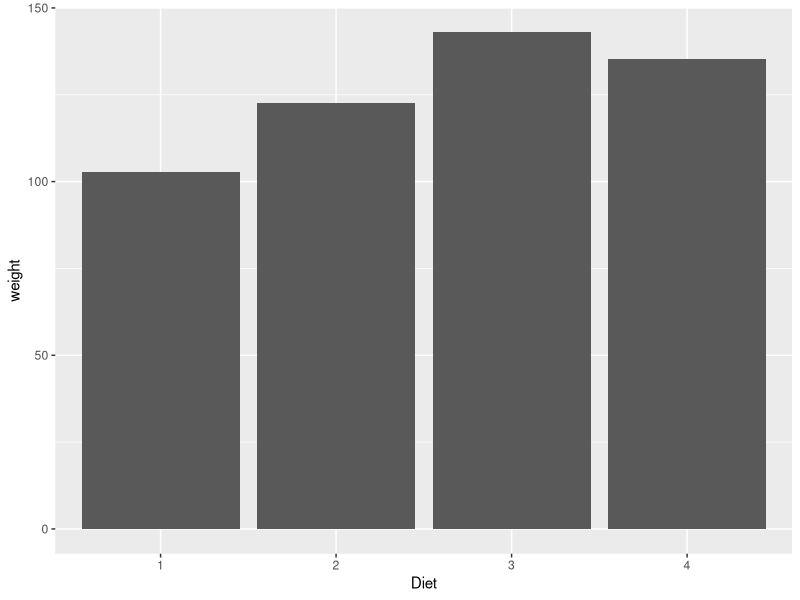

The R source for this figure:
## ---- chunk 1
knitr::opts_chunk$set(echo = TRUE)

library(ggplot2)
library(dplyr)
library(tidyverse)
## ---- chunk 2
data()
## ---- chunk 3
View(ChickWeight)
?ChickWeight
## ---- chunk 4
glimpse(ChickWeight)
head(ChickWeight)
names(ChickWeight)
missing <- !complete.cases(ChickWeight)
ChickWeight[missing]
## ---- chunk 5
chickens_wide <- ChickWeight |> 
  pivot_wider(id_cols = c(Time, Chick), 
              names_from = Diet, 
              values_from = weight)
## ---- chunk 6
chicken_data <- ChickWeight

summary <- summary(chicken_data)

print(summary)
## ---- chunk 7
chicken_diets <- chicken_data |>
  group_by(Diet)|>
  summarize(
    mean = mean(weight),
    sd = sd(weight),
    min = min(weight),
    max = max(weight)
  )

print(chicken_diets)
## ---- chunk 8
ggplot(chicken_data) +
  aes(x = Diet, y = weight) +
  geom_bar(stat = "summary", fun = "mean")
